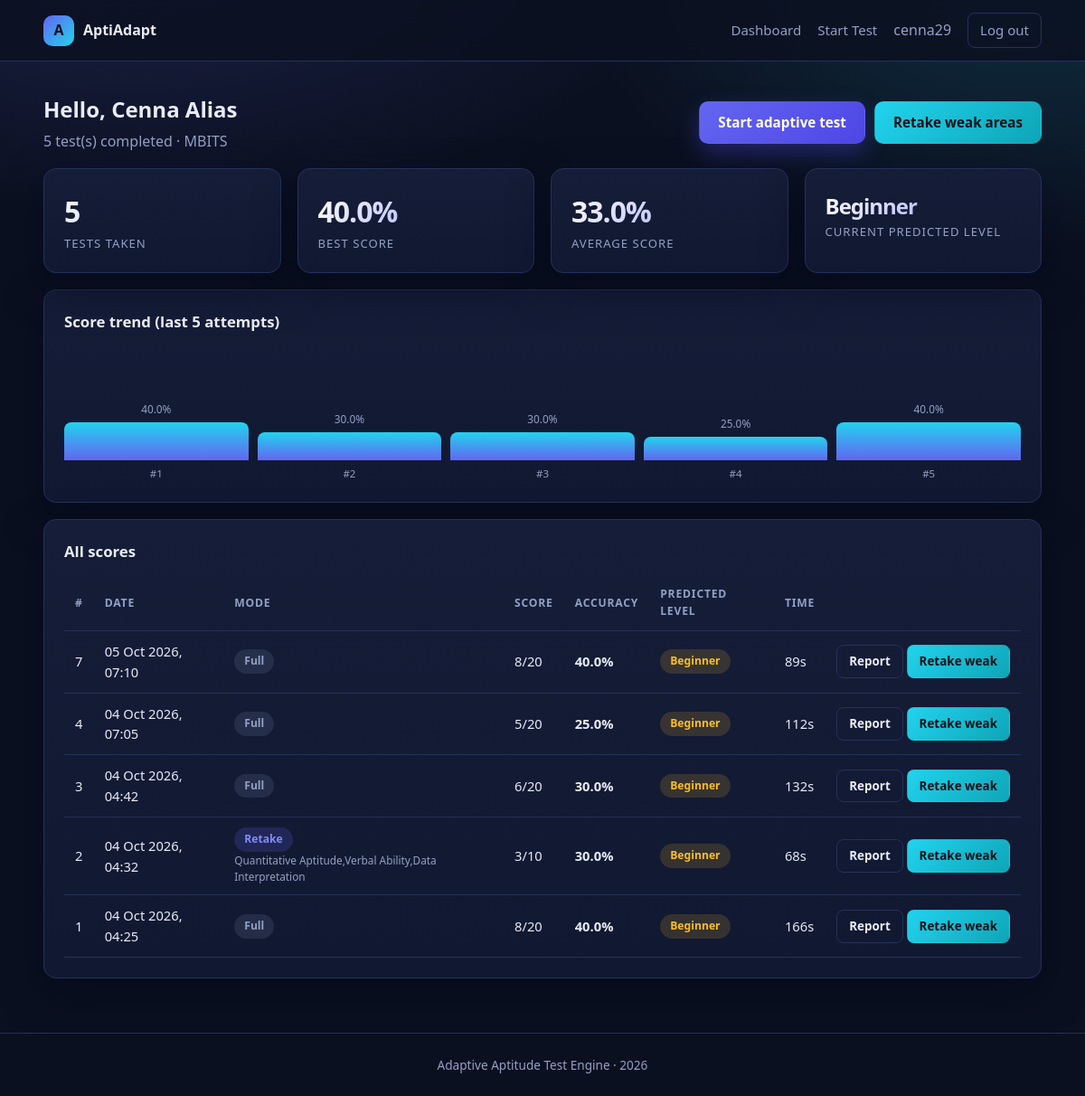
Before: /dashboard (signed in) with the older database file.
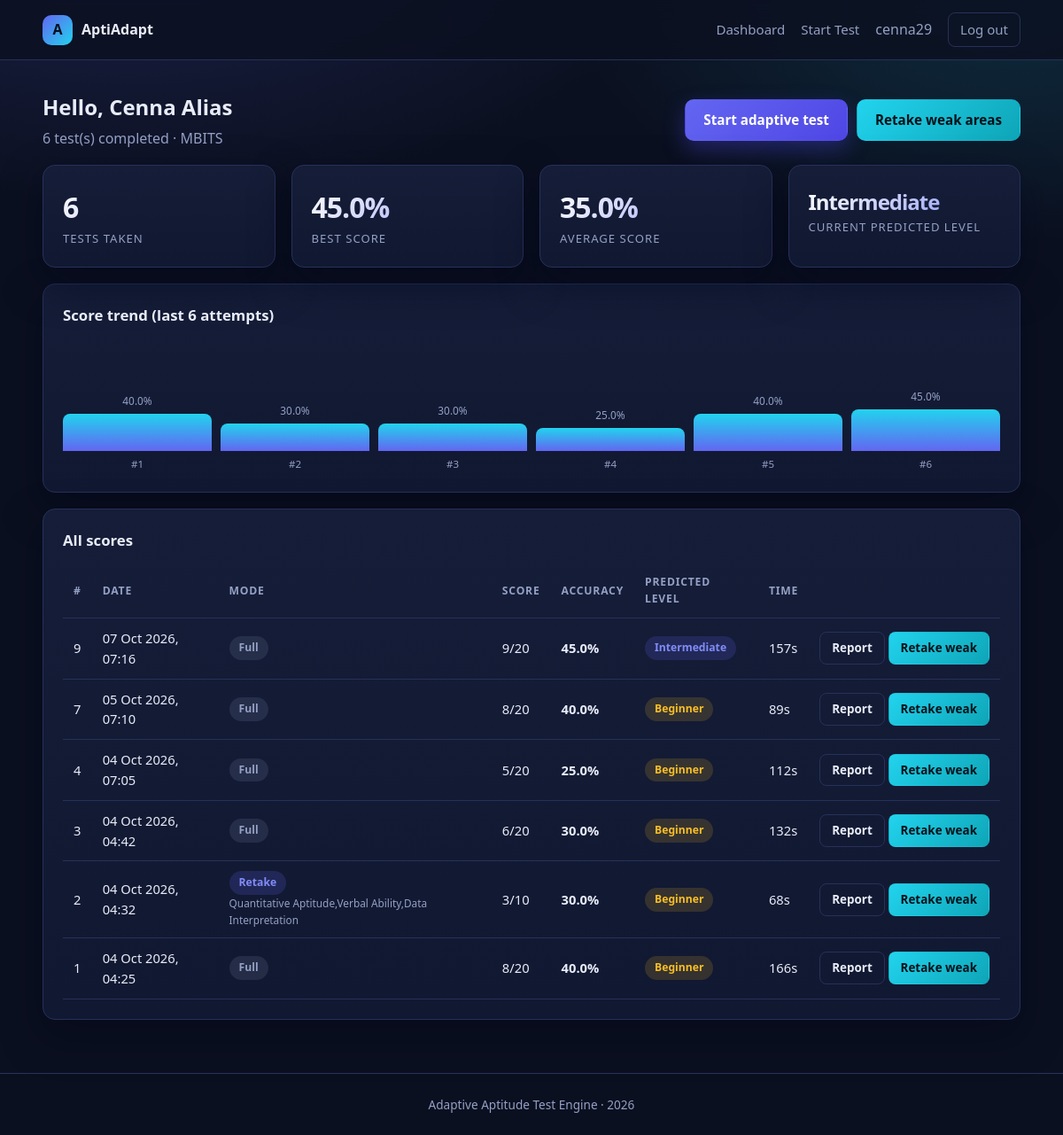
After: the same page with the newer database file.
### models.py (models this page shows, shortened)
class User(db.Model):
    __tablename__ = "users"
    id = db.Column(db.Integer, primary_key=True)
    username = db.Column(db.String(64), unique=True, nullable=False)
    email = db.Column(db.String(120), unique=True, nullable=False)
    full_name = db.Column(db.String(120))
    college = db.Column(db.String(160))
    password_hash = db.Column(db.String(255), nullable=False)
    is_admin = db.Column(db.Boolean, default=False, nullable=False)
    created_at = db.Column(db.DateTime, default=datetime.utcnow)
    attempts = db.relationship("TestAttempt", backref="user", lazy=True,
                               cascade="all, delete-orphan")
    @property
    def completed_attempts(self):
        return [a for a in self.attempts if a.completed]
    @property
    def best_score(self):
        return max((a.percentage for a in self.completed_attempts), default=0.0)
    @property
    def avg_score(self):
        done = self.completed_attempts
        return round(sum(a.percentage for a in done) / len(done), 2) if done else 0.0

class TestAttempt(db.Model):
    __tablename__ = "test_attempts"
    id = db.Column(db.Integer, primary_key=True)
    user_id = db.Column(db.Integer, db.ForeignKey("users.id"), nullable=False, index=True)
    mode = db.Column(db.String(20), default="full")        # full | retake
    focus_topics = db.Column(db.String(255))               # comma separated, retake mode
    total_questions = db.Column(db.Integer, default=0)
    correct_answers = db.Column(db.Integer, default=0)
    percentage = db.Column(db.Float, default=0.0)
    predicted_level = db.Column(db.String(20))
    level_confidence = db.Column(db.Float)
    time_taken = db.Column(db.Integer, default=0)          # seconds
    completed = db.Column(db.Boolean, default=False)
    started_at = db.Column(db.DateTime, default=datetime.utcnow)
    finished_at = db.Column(db.DateTime)
    answers = db.relationship("Answer", backref="attempt", lazy=True,
                              cascade="all, delete-orphan", order_by="Answer.sequence")
    def topic_breakdown(self):
        stats = {}
        for a in self.answers:
            s = stats.setdefault(a.topic, {"total": 0, "correct": 0})
            s["total"] += 1
            s["correct"] += 1 if a.is_correct else 0
        for s in stats.values():
            s["accuracy"] = round(s["correct"] * 100 / s["total"], 2) if s["total"] else 0.0
        return stats
    def weak_topics(self, threshold=60.0):
        return [t for t, s in self.topic_breakdown().items() if s["accuracy"] < threshold]

### app.py (the view)
@app.route("/dashboard")
@login_required
def dashboard():
    u = current_user()
    if u.is_admin:
        return redirect(url_for("admin_dashboard"))
    attempts = sorted(u.completed_attempts, key=lambda a: a.finished_at or a.started_at, reverse=True)
    topic_totals = aggregate_topics(attempts)
    weak = sorted([t for t, d in topic_totals.items()
                   if d["accuracy"] < app.config["WEAK_TOPIC_THRESHOLD"]],
                  key=lambda t: topic_totals[t]["accuracy"])
    trend = [{"label": f"#{i + 1}", "value": a.percentage}
             for i, a in enumerate(reversed(attempts))][-10:]
    return render_template("dashboard.html", attempts=attempts, topic_totals=topic_totals,
                           weak=weak, trend=trend, latest=attempts[0] if attempts else None)

### app.py (called while the page is built)
def current_user():
    uid = session.get("user_id")
    return db.session.get(User, uid) if uid else None

def login_required(view):
    @wraps(view)
    def wrapper(*a, **kw):
        if not current_user():
            flash("Please log in to continue.", "warning")
            return redirect(url_for("login"))
        return view(*a, **kw)
    return wrapper

def aggregate_topics(attempts):
    totals = {}
    for a in attempts:
        for t, s in a.topic_breakdown().items():
            d = totals.setdefault(t, {"total": 0, "correct": 0})
            d["total"] += s["total"]
            d["correct"] += s["correct"]
    for d in totals.values():
        d["accuracy"] = round(d["correct"] * 100 / d["total"], 2) if d["total"] else 0.0
    return totals

@app.context_processor
def inject_globals():
    return {"user": current_user(), "year": datetime.utcnow().year}

### templates/dashboard.html (shortened to what this page needs)
{% extends "base.html" %}
{% block body %}
<section class="page container">
  <div class="row-between mb">
    <div>
      <h1 style="margin:0">Hello, {{ user.full_name or user.username }}</h1>
      <p class="muted" style="margin:4px 0 0">{{ attempts|length }} test(s) completed{% if user.college %} &middot; {{ user.college }}{% endif %}</p>
    </div>
    <div style="display:flex;gap:10px;flex-wrap:wrap">
      <a class="btn btn-primary" href="{{ url_for('test_start') }}">Start adaptive test</a>
      {% if latest and weak %}<a class="btn btn-accent" href="{{ url_for('test_retake', attempt_id=latest.id) }}">Retake weak areas</a>{% endif %}
    </div>
  </div>
  <div class="grid grid-4 mb">
    <div class="card"><div class="stat-value">{{ attempts|length }}</div><div class="stat-label">Tests taken</div></div>
    <div class="card"><div class="stat-value">{{ user.best_score }}%</div><div class="stat-label">Best score</div></div>
    <div class="card"><div class="stat-value">{{ user.avg_score }}%</div><div class="stat-label">Average score</div></div>
    <div class="card"><div class="stat-value" style="font-size:1.5rem">{{ latest.predicted_level if latest else '--' }}</div><div class="stat-label">Current predicted level</div></div>
  </div>
  {% if not attempts %}
    <div class="card empty">
      <p>You haven't taken a test yet. Your first attempt builds your topic profile.</p>
      <a class="btn btn-primary" href="{{ url_for('test_start') }}">Take your first test</a>
    </div>
  {% else %}
    <div class="card">
      <h3 class="card-title">Score trend (last {{ trend|length }} attempts)</h3>
      <div class="trend">
        {% for t in trend %}
          <div class="trend-col">
            <span class="muted" style="font-size:.74rem">{{ t.value }}%</span>
            <div class="trend-bar" style="height: {{ (t.value * 1.05)|round(0, 'floor') }}px"></div>
            <span class="trend-label">{{ t.label }}</span>
          </div>
        {% endfor %}
      </div>
    </div>
  <div class="card mt">
    <h3 class="card-title">All scores</h3>
    <div class="table-wrap">
      <table>
        <thead><tr><th>#</th><th>Date</th><th>Mode</th><th>Score</th><th>Accuracy</th><th>Predicted level</th><th>Time</th><th></th></tr></thead>
        <tbody>
        {% for a in attempts %}
          <tr>
            <td>{{ a.id }}</td>
            <td>{{ (a.finished_at or a.started_at).strftime('%d %b %Y, %H:%M') }}</td>
            <td>{% if a.mode == 'retake' %}<span class="badge badge-medium">Retake</span><div class="muted" style="font-size:.74rem">{{ a.focus_topics }}</div>{% else %}<span class="badge badge-muted">Full</span>{% endif %}</td>
            <td>{{ a.correct_answers }}/{{ a.total_questions }}</td>
            <td><b>{{ a.percentage }}%</b></td>
            <td><span class="badge badge-{{ (a.predicted_level or 'muted')|lower }}">{{ a.predicted_level or '-' }}</span></td>
            <td>{{ a.time_taken }}s</td>
            <td style="white-space:nowrap">
              <a class="btn btn-ghost btn-sm" href="{{ url_for('report', attempt_id=a.id) }}">Report</a>
              {% if a.weak_topics() %}<a class="btn btn-accent btn-sm" href="{{ url_for('test_retake', attempt_id=a.id) }}">Retake weak</a>{% endif %}
            </td>
          </tr>
        {% endfor %}
        </tbody>
      </table>
    </div>
  </div>
  {% endif %}
</section>
{% endblock %}

### templates/base.html (shortened to what this page needs)
<!doctype html>
<html lang="en">
<head>
  <link rel="stylesheet" href="{{ url_for('static', filename='css/style.css') }}">
</head>
<body>
<nav class="nav">
  <div class="container nav-inner">
    <a class="brand" href="{{ url_for('home') }}"><span class="brand-mark">A</span> AptiAdapt</a>
    <div class="nav-links">
      {% if user %}
        {% if user.is_admin %}
          <a href="{{ url_for('admin_dashboard') }}">Admin</a>
          <a href="{{ url_for('admin_questions') }}">Questions</a>
        {% else %}
          <a href="{{ url_for('dashboard') }}">Dashboard</a>
          <a href="{{ url_for('test_start') }}">Start Test</a>
        {% endif %}
        <span class="muted">{{ user.username }}</span>
        <a class="btn btn-ghost btn-sm" href="{{ url_for('logout') }}">Log out</a>
      {% else %}
        <a href="{{ url_for('login') }}">Login</a>
        <a href="{{ url_for('admin_login') }}">Admin</a>
        <a class="btn btn-primary btn-sm" href="{{ url_for('register') }}">Register</a>
      {% endif %}
    </div>
  </div>
</nav>
{% block body %}{% endblock %}
<div class="footer">Adaptive Aptitude Test Engine &middot; {{ year }}</div>
</body>
</html>

### static/css/style.css (style rules this page uses)
:root { --bg: #0b1020; --bg-soft: #111831; --surface: #151d38; --surface-2: #1b2444; --border: #27315a; --text: #e8ecf8; --muted: #94a0c4; --primary: #6366f1; --primary-soft: #818cf8; --accent: #22d3ee; --success: #34d399; --warning: #fbbf24; --danger: #f87171; --radius: 14px; --shadow: 0 18px 44px rgba(3, 7, 25, 0.55); }
* { box-sizing: border-box; }
body { margin: 0; font-family: "Segoe UI", Roboto, "Helvetica Neue", Arial, sans-serif; background: radial-gradient(1100px 600px at 12% -10%, rgba(99,102,241,.22), transparent 60%), radial-gradient(900px 500px at 95% 0%, rgba(34,211,238,.14), transparent 55%), var(--bg); color: var(--text); min-height: 100vh; line-height: 1.55; }
a { color: var(--accent); text-decoration: none; }
.container { width: min(1180px, 92vw); margin: 0 auto; }
.nav { position: sticky; top: 0; z-index: 40; backdrop-filter: blur(12px); background: rgba(11,16,32,.82); border-bottom: 1px solid var(--border); }
.nav-inner { display: flex; align-items: center; gap: 22px; padding: 14px 0; }
.brand { display: flex; align-items: center; gap: 10px; font-weight: 700; color: var(--text); }
.brand-mark { width: 34px; height: 34px; border-radius: 10px; display: grid; place-items: center; background: linear-gradient(135deg, var(--primary), var(--accent)); font-weight: 800; color: #06101f; }
.nav-links { display: flex; gap: 18px; margin-left: auto; align-items: center; flex-wrap: wrap; }
.nav-links a { color: var(--muted); font-size: .94rem; font-weight: 500; }
.btn { display: inline-block; border: 1px solid transparent; cursor: pointer; padding: 11px 20px; border-radius: 10px; font-size: .95rem; font-weight: 600; background: var(--surface-2); color: var(--text); transition: transform .12s ease, box-shadow .12s ease; font-family: inherit; }
.btn-primary { background: linear-gradient(135deg, var(--primary), #4f46e5); color: #fff; box-shadow: 0 10px 24px rgba(79,70,229,.35); }
.btn-accent { background: linear-gradient(135deg, var(--accent), #0ea5b7); color: #04121a; }
.btn-ghost { background: transparent; border-color: var(--border); color: var(--text); }
.btn-sm { padding: 7px 13px; font-size: .84rem; border-radius: 8px; }
.card { background: linear-gradient(180deg, var(--surface), var(--bg-soft)); border: 1px solid var(--border); border-radius: var(--radius); padding: 22px; box-shadow: var(--shadow); }
.card-title { margin: 0 0 14px; font-size: 1.05rem; }
.grid { display: grid; gap: 18px; }
.grid-4 { grid-template-columns: repeat(auto-fit, minmax(190px, 1fr)); }
section.page { padding: 34px 0 60px; }
.stat-value { font-size: 2rem; font-weight: 800; letter-spacing: -1px; background: linear-gradient(135deg, #fff, var(--primary-soft)); -webkit-background-clip: text; background-clip: text; color: transparent; }
.stat-label { color: var(--muted); font-size: .82rem; text-transform: uppercase; letter-spacing: 1px; }
table { width: 100%; border-collapse: collapse; font-size: .92rem; }
th, td { padding: 11px 12px; text-align: left; border-bottom: 1px solid var(--border); vertical-align: middle; }
th { color: var(--muted); font-size: .76rem; text-transform: uppercase; letter-spacing: .8px; }
.table-wrap { overflow-x: auto; }
.badge { padding: 4px 11px; border-radius: 999px; font-size: .76rem; font-weight: 700; display: inline-block; }
.badge-easy, .badge-beginner { background: rgba(251,191,36,.15); color: var(--warning); }
.badge-medium, .badge-intermediate { background: rgba(99,102,241,.18); color: var(--primary-soft); }
.badge-muted { background: rgba(148,160,196,.14); color: var(--muted); }
.trend { display: flex; align-items: flex-end; gap: 10px; height: 150px; padding-top: 10px; }
.trend-col { flex: 1; display: flex; flex-direction: column; justify-content: flex-end; align-items: center; gap: 6px; }
.trend-bar { width: 100%; border-radius: 8px 8px 0 0; background: linear-gradient(180deg, var(--accent), var(--primary)); min-height: 4px; }
.trend-label { font-size: .72rem; color: var(--muted); }
.footer { border-top: 1px solid var(--border); padding: 24px 0; color: var(--muted); font-size: .85rem; text-align: center; }
.muted { color: var(--muted); }
.row-between { display: flex; justify-content: space-between; align-items: center; gap: 14px; flex-wrap: wrap; }
.mt { margin-top: 18px; }
.mb { margin-bottom: 18px; }

Changed rows visible on the page:
added TestAttempt: value "45.0", label "#6", id "9", finished_at "07 Oct 2026, 07:16", mode "Full", correct_answers "9", total_questions "20", percentage "45.0", predicted_level "Intermediate", time_taken "157"
Other visible differences:
{{ attempts|length }}: "5" → "6"
{{ trend|length }}: "5" → "6"
